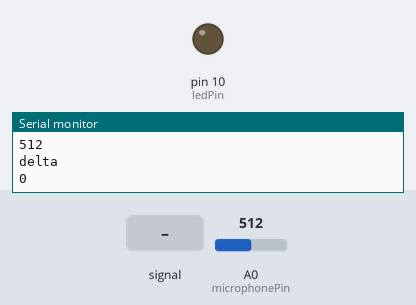
A sketch run on a simulated Arduino Uno, built with avr-gcc and run on an emulated ATmega328P. On the bench: output pins drawn as LEDs (lit = HIGH), the last lines printed to the serial monitor. The inputs (shaded band) are chosen by the test bench; at power-on: A0 (microphonePin) = 512.

Above: at 1.2 s.
1.3 s: A0 (microphonePin) fed a 200 Hz sine of ±255 counts around its level
At 3.1 s:
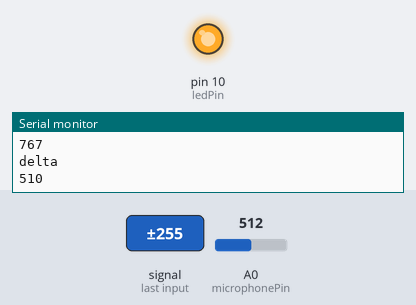
3.5 s: A0 (microphonePin) set to 716
At 5.4 s:
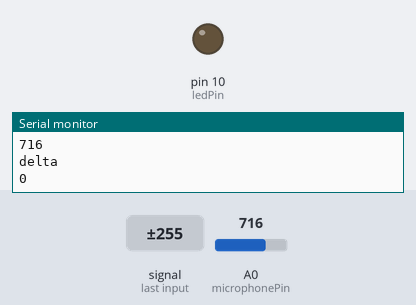
Timing chart, 0 to 6.9 s (numbered marks = the images above; inputs shaded):
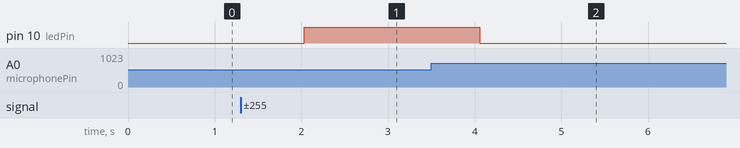

Measured:
- after the input at 1.3 s, pin 10 (ledPin): LOW → HIGH after 0.73 s
- after the input at 3.5 s, pin 10 (ledPin): HIGH → LOW after 0.56 s

The sketch:

Microphone_LED_Analog.ino
```cpp
const int microphonePin = A0;
int ledPin = 10;

void setup() {
  Serial.begin(9600);
  pinMode(ledPin, OUTPUT);
}

void loop() {
  int mn = 1024;
  int mx = 0;


  for (int i = 0; i < 100; ++i) {
    int val = analogRead(microphonePin);
    mn = min(mn, val);
    mx = max(mx, val);
  }

  int delta = mx - mn;

  Serial.println("mn");
  Serial.println(mn);
  Serial.println("mx");
  Serial.println(mx);
  Serial.println("delta");
  Serial.println(delta);

  if (delta > 200) {
    digitalWrite(ledPin, HIGH);
    delay(1000);
  }

  else {
    digitalWrite(ledPin, LOW);
    delay(1000);
  }
}
```
